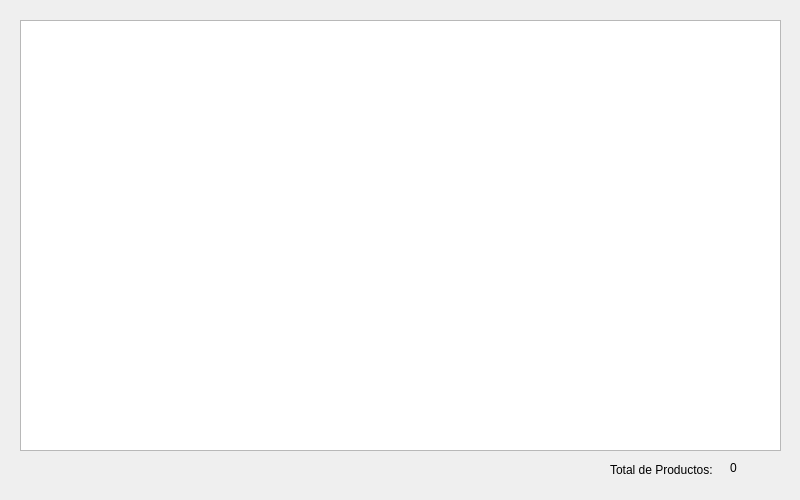
<?xml version="1.0" encoding="UTF-8"?>
<ui version="4.0">
 <class>dlgDemo42</class>
 <widget class="QDialog" name="dlgDemo42">
  <property name="geometry">
   <rect>
    <x>0</x>
    <y>0</y>
    <width>800</width>
    <height>500</height>
   </rect>
  </property>
  <property name="windowTitle">
   <string>Lista de Productos con QTableView Personalizado</string>
  </property>
  <widget class="QTableView" name="tblProducto">
   <property name="geometry">
    <rect>
     <x>20</x>
     <y>20</y>
     <width>761</width>
     <height>431</height>
    </rect>
   </property>
  </widget>
  <widget class="QLabel" name="lblTotalMensaje">
   <property name="geometry">
    <rect>
     <x>610</x>
     <y>460</y>
     <width>111</width>
     <height>20</height>
    </rect>
   </property>
   <property name="text">
    <string>Total de Productos:</string>
   </property>
  </widget>
  <widget class="QLabel" name="lblTotalRegistros">
   <property name="geometry">
    <rect>
     <x>730</x>
     <y>460</y>
     <width>55</width>
     <height>16</height>
    </rect>
   </property>
   <property name="text">
    <string>0</string>
   </property>
  </widget>
 </widget>
 <resources/>
 <connections/>
</ui>
